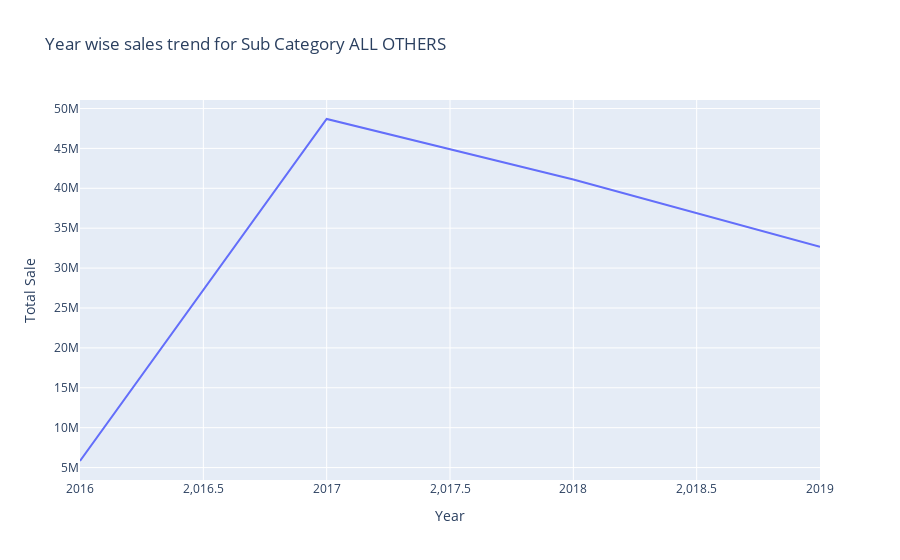
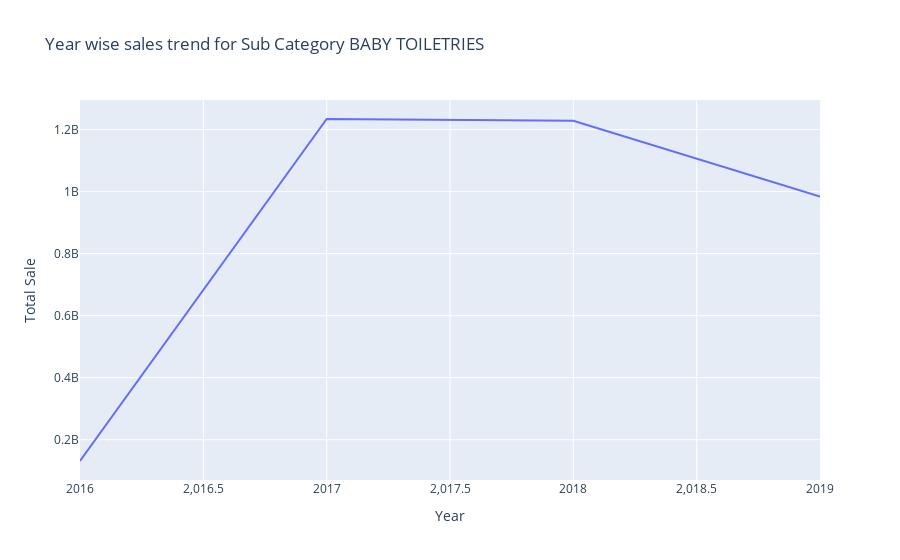
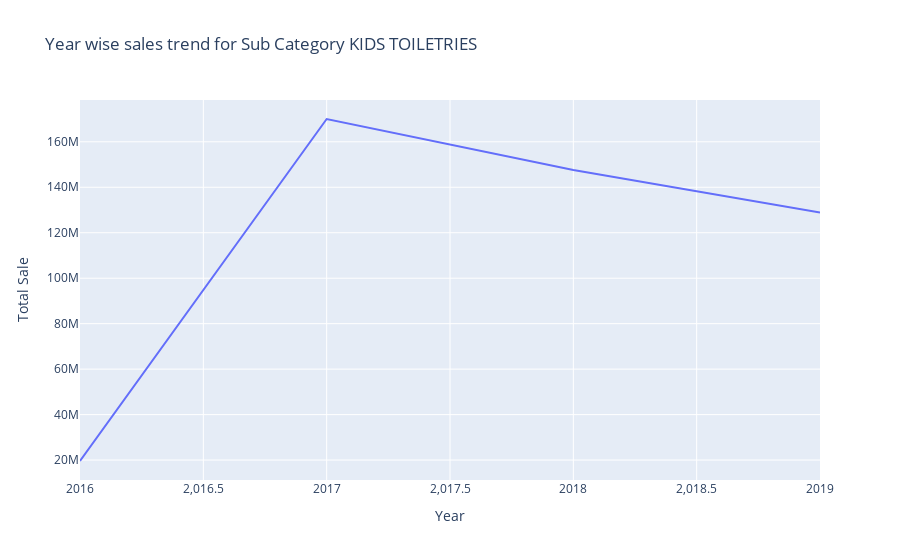
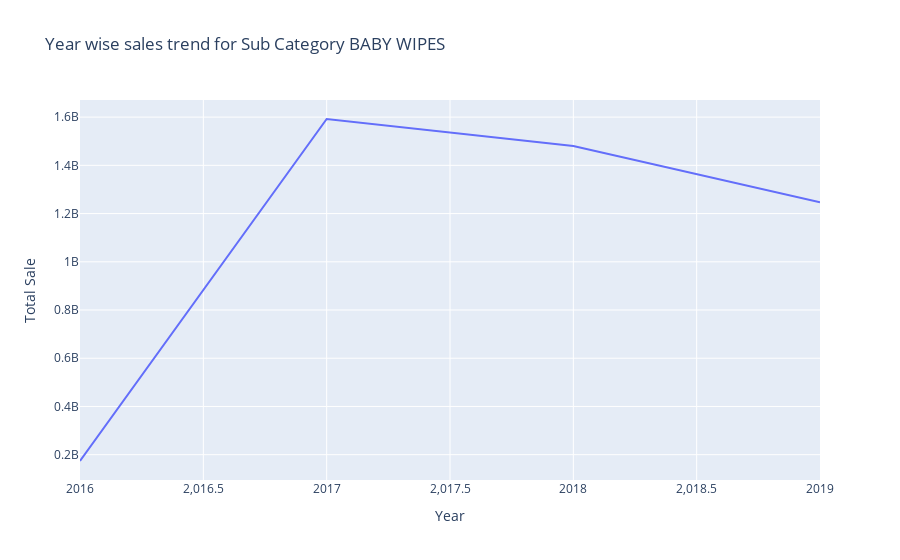

Notebook code for these charts, in order:
### Markdown cell above
## Trend Analysis Sub Category wise based on Years

### Code cell
sale_trend_analysis(df,time_based_column = 'Year',column_based = "Sub Category")

### Figure 1 — Plotly figure (JSON) as saved in the notebook; plotly's stock layout.template omitted (floating-point values rounded to 4 significant figures)
{"data": [{"hovertemplate": "Year=%{x}<br>Total Sale=%{y}<extra></extra>", "legendgroup": "", "line": {"color": "#636efa", "dash": "solid"}, "marker": {"symbol": "circle"}, "mode": "lines", "name": "", "orientation": "v", "showlegend": false, "type": "scatter", "x": [2016, 2017, 2018, 2019], "xaxis": "x", "y": [5824000.0, 48680000.0, 41090000.0, 32680000.0], "yaxis": "y"}], "layout": {"legend": {"tracegroupgap": 0}, "title": {"text": "Year wise sales trend for Sub Category ALL OTHERS"}, "xaxis": {"anchor": "y", "domain": [0, 1], "title": {"text": "Year"}}, "yaxis": {"anchor": "x", "domain": [0, 1], "title": {"text": "Total Sale"}}}}

### Figure 2 — Plotly figure (JSON) as saved in the notebook; plotly's stock layout.template omitted (floating-point values rounded to 4 significant figures)
{"data": [{"hovertemplate": "Year=%{x}<br>Total Sale=%{y}<extra></extra>", "legendgroup": "", "line": {"color": "#636efa", "dash": "solid"}, "marker": {"symbol": "circle"}, "mode": "lines", "name": "", "orientation": "v", "showlegend": false, "type": "scatter", "x": [2016, 2017, 2018, 2019], "xaxis": "x", "y": [131400000.0, 1234000000.0, 1229000000.0, 983748484], "yaxis": "y"}], "layout": {"legend": {"tracegroupgap": 0}, "title": {"text": "Year wise sales trend for Sub Category BABY TOILETRIES"}, "xaxis": {"anchor": "y", "domain": [0, 1], "title": {"text": "Year"}}, "yaxis": {"anchor": "x", "domain": [0, 1], "title": {"text": "Total Sale"}}}}

### Figure 3 — Plotly figure (JSON) as saved in the notebook; plotly's stock layout.template omitted (floating-point values rounded to 4 significant figures)
{"data": [{"hovertemplate": "Year=%{x}<br>Total Sale=%{y}<extra></extra>", "legendgroup": "", "line": {"color": "#636efa", "dash": "solid"}, "marker": {"symbol": "circle"}, "mode": "lines", "name": "", "orientation": "v", "showlegend": false, "type": "scatter", "x": [2016, 2017, 2018, 2019], "xaxis": "x", "y": [19590000.0, 170000000.0, 147600000.0, 128900000.0], "yaxis": "y"}], "layout": {"legend": {"tracegroupgap": 0}, "title": {"text": "Year wise sales trend for Sub Category KIDS TOILETRIES"}, "xaxis": {"anchor": "y", "domain": [0, 1], "title": {"text": "Year"}}, "yaxis": {"anchor": "x", "domain": [0, 1], "title": {"text": "Total Sale"}}}}

### Figure 4 — Plotly figure (JSON) as saved in the notebook; plotly's stock layout.template omitted (floating-point values rounded to 4 significant figures)
{"data": [{"hovertemplate": "Year=%{x}<br>Total Sale=%{y}<extra></extra>", "legendgroup": "", "line": {"color": "#636efa", "dash": "solid"}, "marker": {"symbol": "circle"}, "mode": "lines", "name": "", "orientation": "v", "showlegend": false, "type": "scatter", "x": [2016, 2017, 2018, 2019], "xaxis": "x", "y": [173795816, 1592000000.0, 1480581912, 1247000000.0], "yaxis": "y"}], "layout": {"legend": {"tracegroupgap": 0}, "title": {"text": "Year wise sales trend for Sub Category BABY WIPES"}, "xaxis": {"anchor": "y", "domain": [0, 1], "title": {"text": "Year"}}, "yaxis": {"anchor": "x", "domain": [0, 1], "title": {"text": "Total Sale"}}}}
